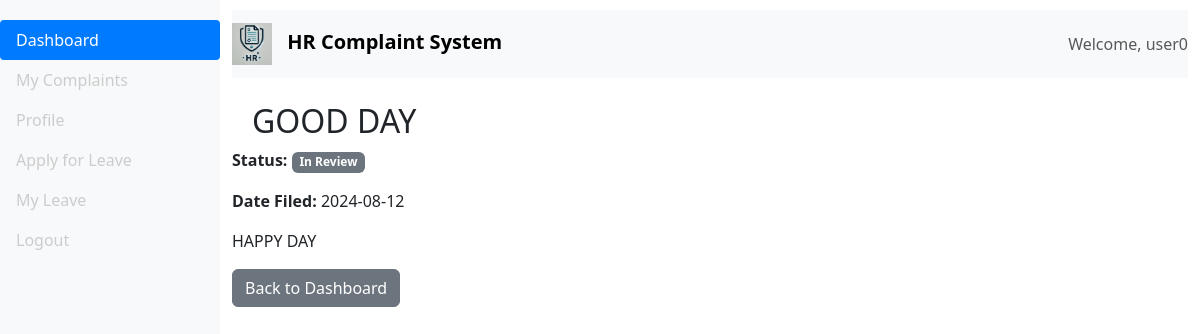
Page /complaint/1 (signed in) on the committed database.
### app/models.py (models this page shows, shortened)
class User(db.Model, UserMixin):
    id = db.Column(db.Integer, primary_key=True)
    username = db.Column(db.String(64), unique=True, nullable=False)
    email = db.Column(db.String(120), unique=True, nullable=False)
    password_hash = db.Column(db.String(128), nullable=False)
    role = db.Column(db.String(64), nullable=False, default='employee')
    complaints = db.relationship('Complaint', backref='author', lazy=True)
    leave_entitlement = db.Column(db.Integer, default=30)  # Example default entitlement

class Complaint(db.Model):
    id = db.Column(db.Integer, primary_key=True)
    title = db.Column(db.String(100), nullable=False)
    description = db.Column(db.Text, nullable=False)
    date_posted = db.Column(db.DateTime, nullable=False, default=datetime.utcnow)
    status = db.Column(db.String(20), nullable=False, default='Pending')
    user_id = db.Column(db.Integer, db.ForeignKey('user.id'), nullable=False)

### app/blueprints/employee/routes.py (the view)
@employee.route('/complaint/<int:complaint_id>')
@login_required
def complaint_detail(complaint_id):
    complaint = Complaint.query.get_or_404(complaint_id)
    if complaint.author != current_user:
        abort(403)
    return render_template('complaint_detail.html', complaint=complaint)

### app/templates/complaint_detail.html (shortened to what this page needs)
{% extends "base.html" %}
{% block content %}
<div class="row justify-content-center">
    <div class="col-md-8">
        <h2>{{ complaint.title }}</h2>
        <p><strong>Status:</strong> <span class="badge bg-secondary">{{ complaint.status }}</span></p>
        <p><strong>Date Filed:</strong> {{ complaint.date_posted.strftime('%Y-%m-%d') }}</p>
        <p>{{ complaint.description }}</p>
        <a href="{{ url_for('employee.dashboard') }}" class="btn btn-secondary">Back to Dashboard</a>
    </div>
</div>
{% endblock %}

### app/templates/base.html (shortened to what this page needs)
<!DOCTYPE html>
<html lang="en">
<head>
    <link rel="stylesheet" href="{{ url_for('static', filename='css/styles.css') }}">
    <link href="https://cdn.jsdelivr.net/npm/bootstrap@5.3.0/dist/css/bootstrap.min.css" rel="stylesheet">
</head>
<body>
    <div class="d-flex">
        {% if current_user.is_authenticated %}
        <nav class="bg-light sidebar">
            <div class="sidebar-sticky">
                <ul class="nav flex-column">
                    <li class="nav-item">
                        <a class="nav-link active" href="{{ url_for('employee.dashboard') }}">
                            Dashboard
                        </a>
                    </li>
                    <li class="nav-item">
                        <a class="nav-link" href="{{ url_for('employee.dashboard') }}">
                            My Complaints
                        </a>
                    </li>
                    <li class="nav-item">
                        <a class="nav-link" href="{{ url_for('auth.profile') }}">
                            Profile
                        </a>
                    </li>
                    <li class="nav-item">
                        <a class="nav-link" href="{{ url_for('employee.apply_leave') }}">Apply for Leave</a>
                    </li>
                    <li class="nav-item">
                        <a class="nav-link" href="{{ url_for('employee.leave_status') }}">My Leave</a>
                    </li>
                    <li class="nav-item">
                        <a class="nav-link" href="{{ url_for('auth.logout') }}">
                            Logout
                        </a>
                    </li>
                </ul>
            </div>
        </nav>
        {% endif %}
        <div class="container-fluid">
            <nav class="navbar navbar-expand-lg navbar-light bg-light d-flex justify-content-between">
                <a class="navbar-brand" href="{% if current_user.is_authenticated %}{{ url_for('employee.dashboard') }}{% else %}{{ url_for('employee.index') }}{% endif %}">
                    <img src="{{ url_for('static', filename='img/logo.PNG') }}" alt="HR Complaint System Logo" class="logo">
                    HR Complaint System
                </a>
                {% if current_user.is_authenticated %}
                <div class="d-flex align-items-center">
                    <span class="navbar-text">
                        Welcome, {{ current_user.username }}
                    </span>
                </div>
                {% endif %}
            </nav>
            <div class="container mt-4">
                {% block content %}{% endblock %}
            </div>
        </div>
    </div>
</body>
</html>

### app/static/css/styles.css (style rules this page uses)
body { background-color: #f8f9fa; font-family: 'Segoe UI', Tahoma, Geneva, Verdana, sans-serif; }
.sidebar { width: 220px; position: fixed; top: 0; left: 0; height: 100%; padding-top: 20px; background-color: #343a40; color: #fff; z-index: 1000; }
.sidebar .nav-link { color: #ccc; }
.sidebar .nav-link.active { color: #ffffff; background-color: #007bff; border-radius: 0.25rem; }
.container-fluid { margin-left: 0px; padding-top: 10px; }
.navbar { background-color: #007bff; padding: 15px; z-index: 1001; position: relative; margin-left: 220px; }
.navbar-brand { color: #99a5e3; font-weight: bold; font-size: 1.5rem; }
.navbar-brand .logo { width: 40px; height: auto; margin-right: 10px; }
h1, h2 { margin-top: 20px; margin-left: 20px; }
.logo { width: 40px; height: auto; }

### rows in the picture
User: username "user0"
Complaint: title "GOOD DAY", status "In Review", date_posted "2024-08-12", description "HAPPY DAY"
